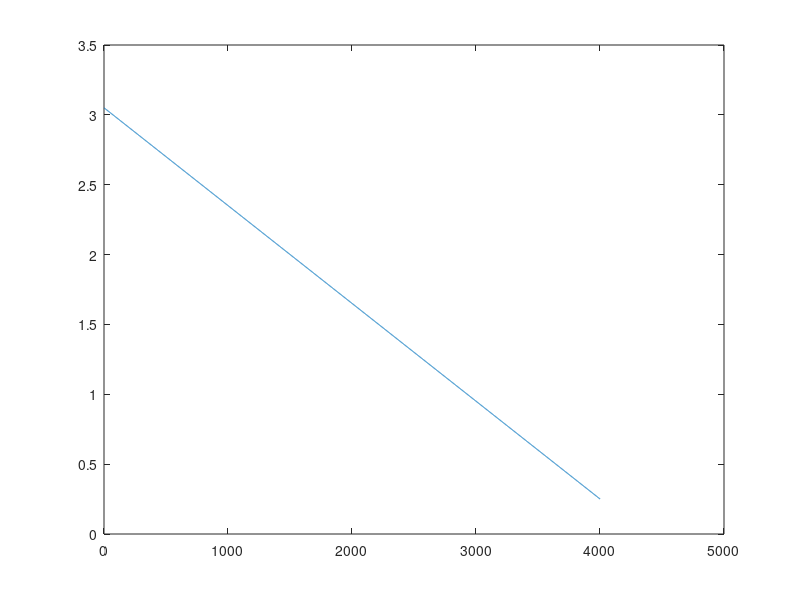
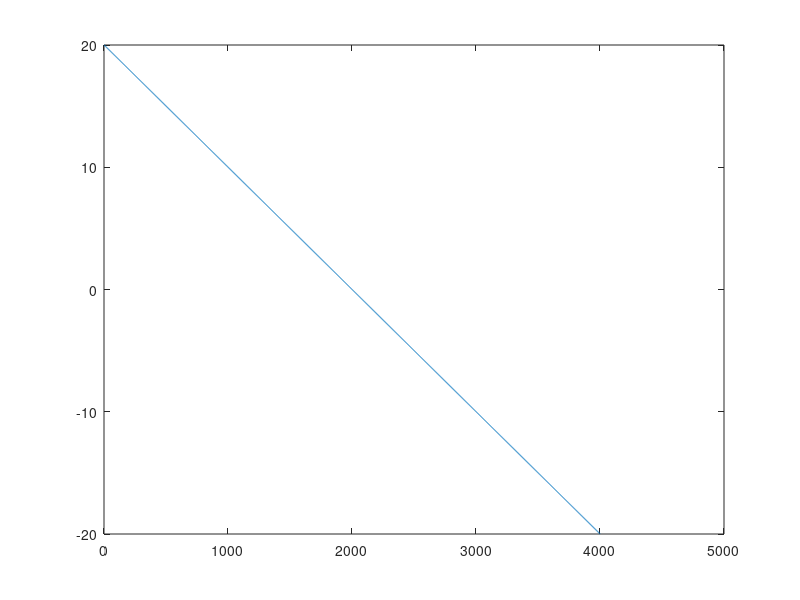

These figures' MATLAB source, in order:
clear
clc
close all

Current = -20:0.01:20;
Resistance = 7e-3;

SN_SP_voltage = Current*Resistance;

DRV_GAIN = 10;

k  = 2;

Vref = 3.3;

Vo = Vref/k-DRV_GAIN*SN_SP_voltage;

max(Vo)
min(Vo)


figure
plot(Vo)

CurrentRetransform = (Vo-Vref/k)/(DRV_GAIN)/Resistance;

figure
plot(CurrentRetransform)
max(CurrentRetransform)
min(CurrentRetransform)